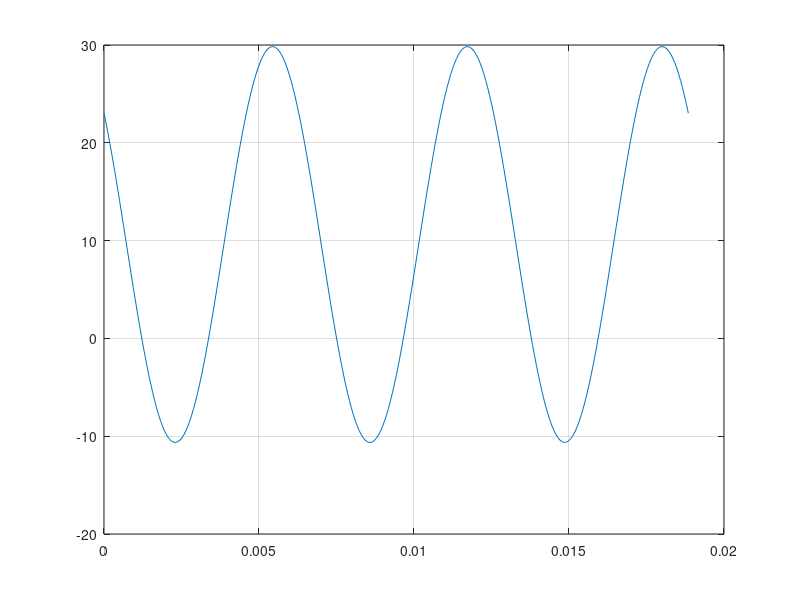

This chart was generated by the following MATLAB code:
format compact
clear
clc

Us1 = 12;

Js2m = 8;
phase_Js2m = 30;
w = 1.e3;

R1 = 2;
R2 = 8;
L1 = 2.e-3;
C3 = 125.e-6;

% us1(t) on, js2(t) off -> o.c.
% L1 -> s.c., C3 -> o.c.
Uex1 = Us1 * R2 / (R1 + R2)

% us1(t) off -> s.c., js2(t) on
Js2m_cpx = Js2m * exp(j*phase_Js2m/180*pi)
ZL1 = j*w*L1
ZC3 = 1/(j*w*C3)
Zeq1 = R1 + ZL1
Zeq2 = (R2 * ZC3) / (R2 + ZC3)

I2m_cpx = Js2m_cpx * Zeq1 / (Zeq1 + Zeq2)
abs(I2m_cpx)
angle(I2m_cpx)/pi*180

Uex2m_cpx = I2m_cpx * Zeq2
abs(Uex2m_cpx)
angle(Uex2m_cpx)/pi*180

f = w/(2*pi)
T = 1/f
t = 0:T/100:3*T;
uex_time_function = Uex1 + abs(Uex2m_cpx)*cos(w*t + angle(Uex2m_cpx));
plot (t,uex_time_function)
grid on